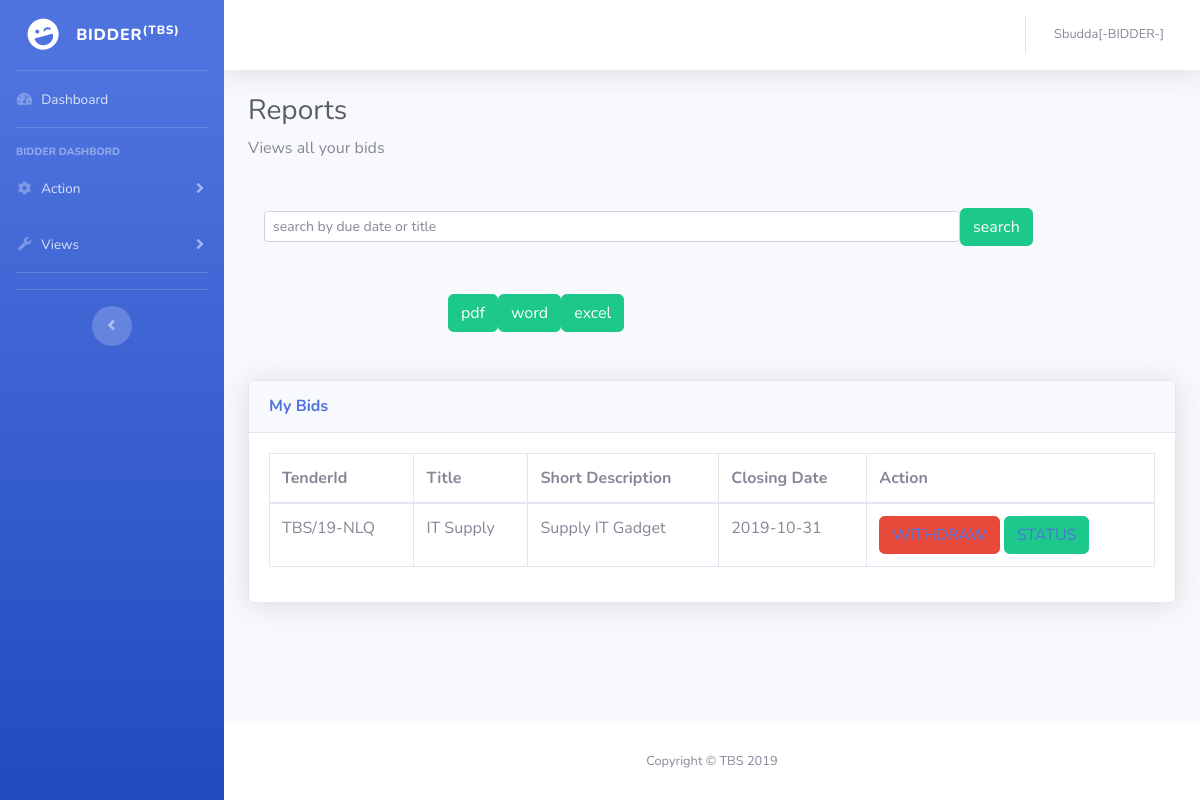
/allbids.php (signed in), run on the app's committed database.
### tables this page shows
CREATE TABLE `tender` (
  `tenderId` varchar(15) NOT NULL,
  `tender_title` varchar(20) NOT NULL,
  `short_description` varchar(50) NOT NULL,
  `full_description` varchar(300) NOT NULL,
  `category` varchar(50) NOT NULL,
  `due_date` varchar(10) NOT NULL,
  `min_budget` double(10,2) NOT NULL,
  `max_budget` double(10,2) NOT NULL,
  `admin_id` int(10) NOT NULL
);

### allbids.php (the view, shortened to what this page needs)
<?php
include("connection.php");
$username = $_SESSION['username'];
?>
<!DOCTYPE html>
<html lang="en">
<head>
  <link href="vendor/fontawesome-free/css/all.min.css" rel="stylesheet" type="text/css">
  <link href="css/sb-admin-2.min.css" rel="stylesheet">
    <link href="vendor/datatables/dataTables.bootstrap4.min.css" rel="stylesheet">
</head>
<body id="page-top">
  <div id="wrapper">
    <ul class="navbar-nav bg-gradient-primary sidebar sidebar-dark accordion" id="accordionSidebar">
      <a class="sidebar-brand d-flex align-items-center justify-content-center" href="index.html">
        <div class="sidebar-brand-icon rotate-n-15">
          <i class="fas fa-laugh-wink"></i>
        </div>
        <div class="sidebar-brand-text mx-3">BIDDER<sup>(TBS)</sup></div>
      </a>
      <hr class="sidebar-divider my-0">
      <li class="nav-item">
        <a class="nav-link" href="bidder.php">
          <i class="fas fa-fw fa-tachometer-alt"></i>
          <span>Dashboard</span></a>
      </li>
      <hr class="sidebar-divider">
      <div class="sidebar-heading">
       BIDDER DASHBORD
      </div>
      <li class="nav-item">
        <a class="nav-link collapsed" href="#" data-toggle="collapse" data-target="#collapseTwo" aria-expanded="true" aria-controls="collapseTwo">
          <i class="fas fa-fw fa-cog"></i>
          <span>Action</span>
        </a>
      </li>
      <li class="nav-item">
        <a class="nav-link collapsed" href="#" data-toggle="collapse" data-target="#collapseUtilities" aria-expanded="true" aria-controls="collapseUtilities">
          <i class="fas fa-fw fa-wrench"></i>
          <span>Views</span>
        </a>
      </li>
      <hr class="sidebar-divider">
      <hr class="sidebar-divider d-none d-md-block">
      <div class="text-center d-none d-md-inline">
        <button class="rounded-circle border-0" id="sidebarToggle"></button>
      </div>
    </ul>
    <div id="content-wrapper" class="d-flex flex-column">
      <div id="content">
        <nav class="navbar navbar-expand navbar-light bg-white topbar mb-4 static-top shadow">
          <ul class="navbar-nav ml-auto">
            <li class="nav-item dropdown no-arrow">
              <a class="nav-link dropdown-toggle" href="#" id="userDropdown" role="button" data-toggle="dropdown" aria-haspopup="true" aria-expanded="false">
                <span class="mr-2 d-none d-lg-inline text-gray-600 small"><?php echo $username."[-BIDDER-]";  ?></span>
              </a>
            </li>
          </ul>
        </nav>
            <div class="container-fluid">
<h1 class="h3 mb-2 text-gray-800">Reports</h1>
<p class="mb-4">Views all your bids</p>
<br>
<form class="form-inline" method="post" action="allbids.php">
               <input  class="form-control  form-control-sm ml-3 w-75" type="text" name="query" placeholder="search by due date or title" aria-lebel = "search">
               <input class="btn btn-success" type="submit" name="search" value="search">
             </form>
<br>
<br>
<form target="_blank"class="form-inline" method="post" action="allbids.php">
          <input  style="margin-left:200px;"class="btn btn-success" type="submit" name="pdf" value="pdf">
           <input style="align:right;"class="btn btn-success" type="submit" name="word" value="word">
           <input style="align:right;"class="btn btn-success" type="submit" name="excel" value="excel">
    </form>
    <br>
    <br>
<div class="card shadow mb-4">
  <div class="card-header py-3">
    <h6 class="m-0 font-weight-bold text-primary">My Bids</h6>
  </div>
  <div class="card-body">
    <div class="table-responsive">
      <table class="table table-bordered" id="dataTable" width="100%" cellspacing="0">
        <thead>
          <tr>
            <th>TenderId</th>
            <th>Title</th>
            <th>Short Description</th>
            <th>Closing Date</th>
            <th>Action</th>
          </tr>
        </thead>
        <tbody>
          <?php
             $query = " SELECT b.id FROM bidder b,users u WHERE b.user_id = u.id AND u.username = '$username'";
             $rs = mysqli_query($con,$query);
             while($ln = mysqli_fetch_array($rs))
             {
               $cat = $ln['id'];
             }
            if(isset($_POST['search']))
            {
                 $keyword = $_POST['query'];
                  $table = "SELECT t.tenderId,t.tender_title,t.short_description,t.due_date FROM tender t,bidding b
                  WHERE b.tender_no = t.tenderId AND  b.bidder_id = $cat
                  AND t.tender_title LIKE '%$keyword%'
                  OR t.tenderId  = '$keyword' LIMIT 1 ";
                  $output = mysqli_query($con,$table) or die(mysqli_error($con));
                  while($row =mysqli_fetch_array($output))
                  {
                    $id = $row['tenderId'];
                    $title = $row['tender_title'];
                    $desc = $row['short_description'];
                    $date = $row['due_date'];
                    ?>
                   <tr>
                  <td><?php echo $id; ?></td>
                  <td><?php echo $title; ?></td>
                  <td><?php echo $desc; ?></td>
                  <td><?php echo $date; ?></td>
                  <td><button type="submit" class="btn btn-danger"  ><a href="cancel.php?id=<?php echo $id; ?>"> WITHDRAW</a></button>
                  <button type="submit" class="btn btn-success" ><a href="status.php?id=<?php echo $id; ?>"> STATUS</a></button></td>
                  </tr>
                  <tr>
              <?php
              }
            }
            else
            {
                $table = "SELECT t.tenderId,t.tender_title,t.short_description,t.due_date FROM tender t,bidding b
                WHERE b.tender_no = t.tenderId AND  b.bidder_id = $cat
                 AND DATEDIFF(NOW(),t.due_date) < 0";
                $output = mysqli_query($con,$table) or die(mysqli_error($con));
                while($row =mysqli_fetch_array($output))
                {
                  $id = $row['tenderId'];
                  $title = $row['tender_title'];
                  $desc = $row['short_description'];
                  $date = $row['due_date'];
                  ?>
                       <tr>
                <td><?php echo $id; ?></td>
                <td><?php echo $title; ?></td>
                <td><?php echo $desc; ?></td>
                <td><?php echo $date; ?></td>
                <td><button type="submit" class="btn btn-danger"  ><a href="cancel.php?id=<?php echo $id; ?>"> WITHDRAW</a></button>
                <button type="submit" class="btn btn-success" ><a href="status.php?id=<?php echo $id; ?>"> STATUS</a></button></td>
              </tr>
                  <?php
                }
            }
          ?>
        </tbody>
      </table>
    </div>
  </div>
</div>
</div>
</div>
      <footer class="sticky-footer bg-white">
        <div class="container my-auto">
          <div class="copyright text-center my-auto">
            <span>Copyright &copy; TBS 2019</span>
          </div>
        </div>
      </footer>
    </div>
  </div>
</body>
</html>

### data on the page
tender: tenderId "TBS/19-NLQ", tender_title "IT Supply", short_description "Supply IT Gadget", due_date "2019-10-31"

### other printed values
$username "Sbudda"
